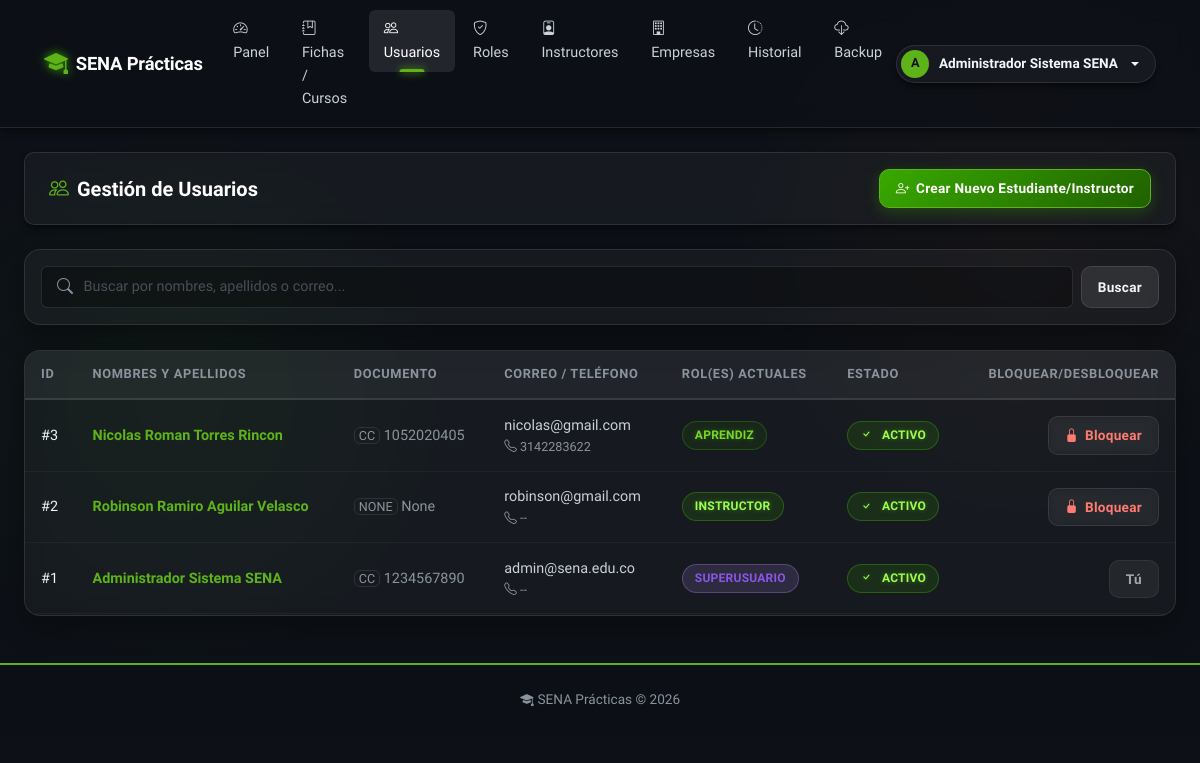
/admin/usuarios (signed in), run on an earlier commit of the app's database.
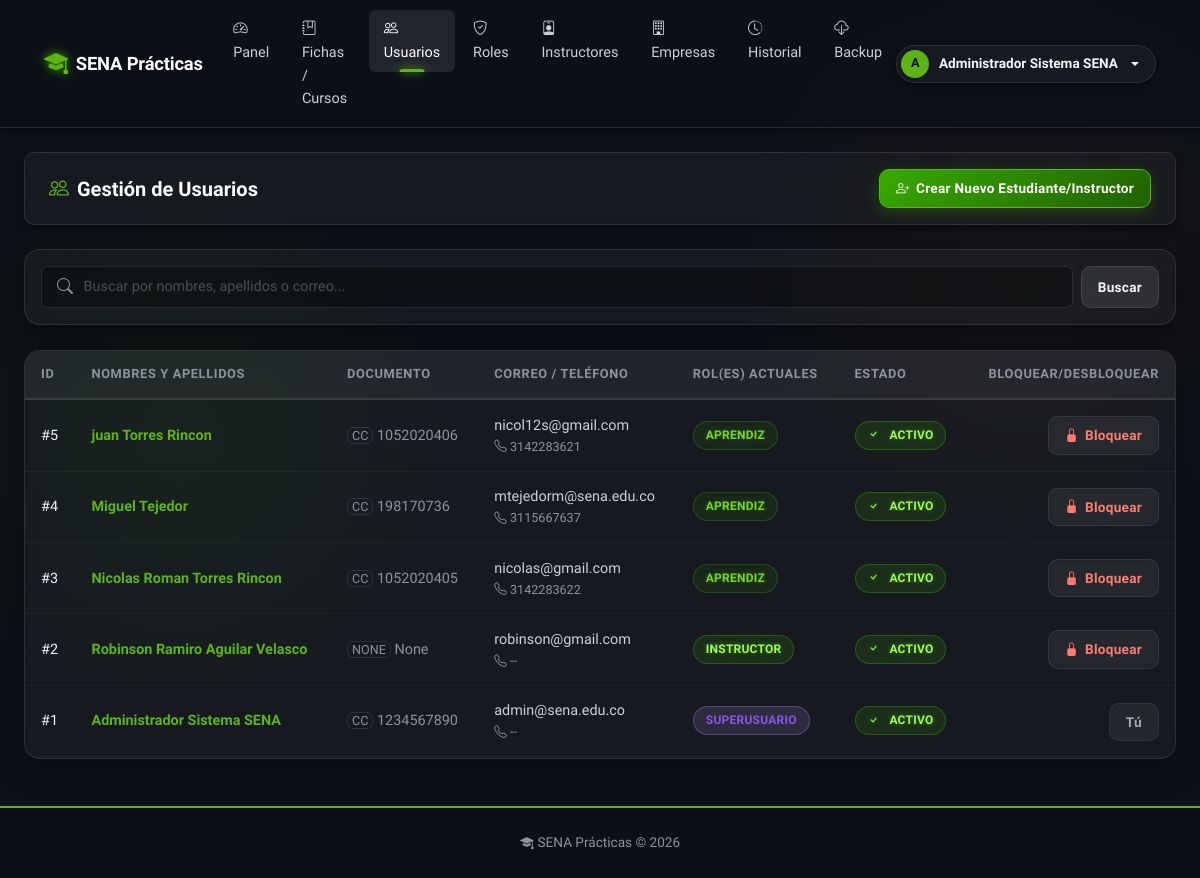
And on a later commit of the database.
### app/models/usuario.py (models this page shows, shortened)
class Usuario(db.Model, UserMixin):
    __tablename__ = 'usuario'
    id_usuario       = db.Column(db.Integer, primary_key=True)
    tipo_documento   = db.Column(db.String(20))
    numero_documento = db.Column(db.String(30))
    nombres          = db.Column(db.String(100), nullable=False)
    apellidos        = db.Column(db.String(100), nullable=False)
    correo           = db.Column(db.String(100), unique=True, nullable=False)
    telefono         = db.Column(db.String(20))
    password_hash    = db.Column(db.String(255), nullable=False)
    estado           = db.Column(db.Boolean, default=True)
    fecha_creacion   = db.Column(db.DateTime, default=lambda: datetime.now(timezone.utc))
    roles            = db.relationship('UsuarioRol', back_populates='usuario')
    instructor       = db.relationship('Instructor', back_populates='usuario', uselist=False)
    aprendiz         = db.relationship('Aprendiz', back_populates='usuario', uselist=False)
    historial        = db.relationship('HistorialCambios', back_populates='usuario')
    notificaciones   = db.relationship('Notificacion', back_populates='usuario')

### app/models/usuario_rol.py (models this page shows)
class UsuarioRol(db.Model):
    __tablename__ = 'usuario_rol'
    id_usuario = db.Column(db.Integer, db.ForeignKey('usuario.id_usuario'), primary_key=True)
    id_rol     = db.Column(db.Integer, db.ForeignKey('rol.id_rol'), primary_key=True)
    usuario    = db.relationship('Usuario', back_populates='roles')
    rol        = db.relationship('Rol', back_populates='usuarios')

### app/routes/admin.py (the view)
@bp.route('/usuarios')
@login_required
@role_required('superusuario')
def usuarios():
    q = request.args.get('q', '').strip()
    query = Usuario.query
    if q:
        query = query.filter(
            (Usuario.nombres.ilike(f'%{q}%')) |
            (Usuario.apellidos.ilike(f'%{q}%')) |
            (Usuario.correo.ilike(f'%{q}%'))
        )
    lista = query.order_by(Usuario.fecha_creacion.desc()).all()
    roles = Rol.query.all()
    return render_template('admin/usuarios.html', usuarios=lista, roles=roles, q=q)

### app/utils.py (called while the page is built)
def role_required(*roles):
    def decorator(f):
        @wraps(f)
        def decorated(*args, **kwargs):
            if not current_user.is_authenticated:
                flash('Inicia sesión para continuar.', 'warning')
                return redirect(url_for('auth.login'))
            user_roles = {ur.rol.nombre.lower() for ur in current_user.roles}
            required = {r.lower() for r in roles}
            if not user_roles.intersection(required):
                flash('No tienes permiso para acceder a esa sección.', 'danger')
                return abort(403)
            return f(*args, **kwargs)
        return decorated
    return decorator

### app/templates/admin/usuarios.html (shortened to what the changed rows need)
{% extends 'base.html' %}
{% block content %}
<div class="page-toolbar d-flex flex-wrap justify-content-between align-items-center mb-4">
  <h2 class="m-0" style="font-size: 1.25rem; font-weight: 600;"><i class="bi bi-people text-primary me-2"></i>Gestión de Usuarios</h2>
</div>
<div class="biblioteca-shell">
  <div class="biblioteca-shell-body p-0">
    <div class="table-responsive">
      <table class="biblioteca-table mb-0">
        <thead>
          <tr>
            <th>ID</th>
            <th>Nombres y Apellidos</th>
            <th>Documento</th>
            <th>Correo / Teléfono</th>
            <th>Rol(es) Actuales</th>
            <th>Estado</th>
            <th class="text-end">Bloquear/Desbloquear</th>
          </tr>
        </thead>
        <tbody>
           {% for u in usuarios %}
            <tr>
              <td>#{{ u.id_usuario }}</td>
              <td class="fw-bold text-primary">{{ u.nombres }} {{ u.apellidos }}</td>
              <td class="text-muted"><span class="small border px-1 rounded border-secondary text-uppercase">{{ u.tipo_documento }}</span> {{ u.numero_documento }}</td>
              <td>
                <div class="text-truncate">{{ u.correo }}</div>
                <div class="small text-muted"><i class="bi bi-telephone"></i> {{ u.telefono or '--' }}</div>
              </td>
              <td>
                <div class="d-flex flex-wrap gap-1">
                  {% for ur in u.roles %}
                    {% if ur.rol.nombre == 'superusuario' %}
                      <span class="badge-lib" style="background: rgba(188,140,255,0.15); color: var(--accent-purple); border: 1px solid rgba(188,140,255,0.3);">Superusuario</span>
                    {% elif ur.rol.nombre == 'instructor' %}
                      <span class="badge-lib badge-green">Instructor</span>
                    {% elif ur.rol.nombre == 'aprendiz' %}
                      <span class="badge-lib badge-cyan">Aprendiz</span>
                    {% else %}
                      <span class="badge-lib badge-gray">{{ ur.rol.nombre }}</span>
                    {% endif %}
                  {% else %}
                    <span class="text-muted small fst-italic">Sin rol</span>
                  {% endfor %}
                </div>
              </td>
              <td>
                {% if u.estado %}
                  <span class="badge-lib badge-green"><i class="bi bi-check me-1"></i> Activo</span>
                {% else %}
                  <span class="badge-lib badge-red"><i class="bi bi-x me-1"></i> Inactivo</span>
                {% endif %}
              </td>
              <td>
                 <form method="POST" action="{{ url_for('admin.toggle_usuario', id_usuario=u.id_usuario) }}" class="d-flex justify-content-end">
                   {% if current_user.id_usuario != u.id_usuario %}
                     {% if u.estado %}
                      <button type="submit" class="btn btn-sm btn-ghost text-danger border-danger" title="Desactivar acceso" onclick="return confirm('¿Desactivar al usuario {{ u.correo }}?');">
                         <i class="bi bi-lock-fill"></i> Bloquear
                      </button>
                     {% else %}
                      <button type="submit" class="btn btn-sm btn-ghost text-success border-success" title="Reactivar acceso">
                         <i class="bi bi-unlock-fill"></i> Desbloquear
                      </button>
                     {% endif %}
                   {% else %}
                      <button type="button" class="btn btn-sm btn-secondary" disabled title="No puedes bloquearte a ti mismo">Tú</button>
                   {% endif %}
                 </form>
              </td>
            </tr>
           {% else %}
            <tr><td colspan="7" class="text-center py-5 text-muted"><i class="bi bi-search fs-1 opacity-50 d-block mb-3"></i>No se encontraron usuarios.</td></tr>
           {% endfor %}
        </tbody>
      </table>
    </div>
  </div>
</div>
{% endblock %}

### app/templates/base.html (shortened to what the changed rows need)
<!DOCTYPE html>
<html lang="es">
<head>
  <link rel="stylesheet" href="{{ url_for('static', filename='bootstrap/css/bootstrap.min.css') }}">
  <link rel="stylesheet" href="https://cdn.jsdelivr.net/npm/bootstrap-icons@1.11.3/font/bootstrap-icons.min.css">
  <link rel="stylesheet" href="{{ url_for('static', filename='biblioteca.css') }}">
</head>
<body class="biblioteca-body">
{% if current_user.is_authenticated %}
<nav class="navbar biblioteca-nav navbar-expand-lg">
  <div class="container-fluid px-4">
    <a class="navbar-brand" href="{{ url_for('auth.landing') }}">
      <i class="bi bi-mortarboard-fill brand-icon"></i>
      SENA Prácticas
    </a>
    <div class="collapse navbar-collapse" id="navMain">
      <ul class="navbar-nav me-auto gap-1">
        {% set rol = namespace(nombre='') %}
        {% for ur in current_user.roles %}
          {% if ur.rol.nombre == 'superusuario' %}{% set rol.nombre = 'superusuario' %}
          {% elif ur.rol.nombre == 'instructor' and rol.nombre != 'superusuario' %}{% set rol.nombre = 'instructor' %}
          {% elif ur.rol.nombre == 'aprendiz' and rol.nombre == '' %}{% set rol.nombre = 'aprendiz' %}
          {% endif %}
        {% endfor %}
        {% if rol.nombre == 'aprendiz' %}
          <li class="nav-item"><a class="nav-link {% if request.endpoint == 'aprendiz.dashboard' %}active{% endif %}"
            href="{{ url_for('aprendiz.dashboard') }}"><i class="bi bi-house me-1"></i>Dashboard</a></li>
          <li class="nav-item"><a class="nav-link {% if 'evidencias_subir' in request.endpoint %}active{% endif %}"
            href="{{ url_for('aprendiz.evidencias_subir') }}"><i class="bi bi-upload me-1"></i>Subir evidencias</a></li>
          <li class="nav-item"><a class="nav-link {% if 'progreso' in request.endpoint %}active{% endif %}"
            href="{{ url_for('aprendiz.progreso') }}"><i class="bi bi-graph-up me-1"></i>Mi progreso</a></li>
          <li class="nav-item"><a class="nav-link {% if 'informacion' in request.endpoint %}active{% endif %}"
            href="{{ url_for('aprendiz.informacion') }}"><i class="bi bi-person-lines-fill me-1"></i>Mi información</a></li>
          <li class="nav-item"><a class="nav-link {% if 'notificaciones' in request.endpoint %}active{% endif %}"
            href="{{ url_for('aprendiz.notificaciones') }}"><i class="bi bi-bell me-1"></i>Notificaciones</a></li>
          <li class="nav-item"><a class="nav-link {% if 'mis_evidencias' in request.endpoint %}active{% endif %}"
            href="{{ url_for('aprendiz.mis_evidencias') }}"><i class="bi bi-folder2-open me-1"></i>Mis evidencias</a></li>
        {% elif rol.nombre == 'superusuario' %}
          <li class="nav-item"><a class="nav-link {% if request.endpoint and request.endpoint.startswith('admin.dashboard') %}active{% endif %}" href="{{ url_for('admin.dashboard') }}"><i class="bi bi-speedometer2 me-1"></i>Panel</a></li>
          <li class="nav-item"><a class="nav-link " href="{{ url_for('admin.fichas') }}"><i class="bi bi-journal-bookmark me-1"></i>Fichas / Cursos</a></li>
          <li class="nav-item"><a class="nav-link {% if request.endpoint and request.endpoint.startswith('admin.usuarios') %}active{% endif %}" href="{{ url_for('admin.usuarios') }}"><i class="bi bi-people me-1"></i>Usuarios</a></li>
          <li class="nav-item"><a class="nav-link {% if request.endpoint and request.endpoint.startswith('admin.roles') %}active{% endif %}" href="{{ url_for('admin.roles') }}"><i class="bi bi-shield-check me-1"></i>Roles</a></li>
          <li class="nav-item"><a class="nav-link " href="{{ url_for('admin.instructores') }}"><i class="bi bi-person-badge me-1"></i>Instructores</a></li>
          <li class="nav-item"><a class="nav-link {% if request.endpoint and request.endpoint.startswith('admin.empresas') %}active{% endif %}" href="{{ url_for('admin.empresas') }}"><i class="bi bi-building me-1"></i>Empresas</a></li>
          <li class="nav-item"><a class="nav-link " href="{{ url_for('admin.historial') }}"><i class="bi bi-clock-history me-1"></i>Historial</a></li>
          <li class="nav-item"><a class="nav-link {% if 'backup' in request.endpoint %}active{% endif %}"
            href="{{ url_for('admin.backup') }}"><i class="bi bi-cloud-download me-1"></i>Backup</a></li>
        {% endif %}
      </ul>
      <div class="dropdown">
        <a class="nav-user-pill dropdown-toggle" data-bs-toggle="dropdown" href="#" id="userDropdown">
          <span class="avatar">{{ current_user.nombres[0] | upper }}</span>
          {{ current_user.nombres }} {{ current_user.apellidos }}
        </a>
          {% set icon_color = 'var(--accent-amber)' %}
          {% if rol.nombre == 'superusuario' %}{% set icon_color = 'var(--accent-purple)' %}
          {% elif rol.nombre == 'instructor' %}{% set icon_color = 'var(--accent-green)' %}
          {% endif %}
          {% set icon_style = 'style="color: ' ~ icon_color ~ '; font-size: 0.5rem;"' %}
      </div>
    </div>
  </div>
</nav>
{% endif %}
<main class="{% if current_user.is_authenticated %}container-fluid px-4 py-4{% endif %}">
  {% block content %}{% endblock %}
</main>
</body>
</html>

What changed in the data, as far as the page shows it:
added Usuario: id_usuario "5", nombres "juan", apellidos "Torres Rincon", tipo_documento "CC", numero_documento "1052020406", correo "nicol12s@gmail.com", telefono "3142283621", estado True (drawn)
added UsuarioRol: shows "APRENDIZ", shown under "5"
added Usuario: id_usuario "4", nombres "Miguel", apellidos "Tejedor", tipo_documento "CC", numero_documento "198170736", correo "mtejedorm@sena.edu.co", telefono "3115667637", estado True (drawn)
added UsuarioRol: shows "APRENDIZ", shown under "4"
